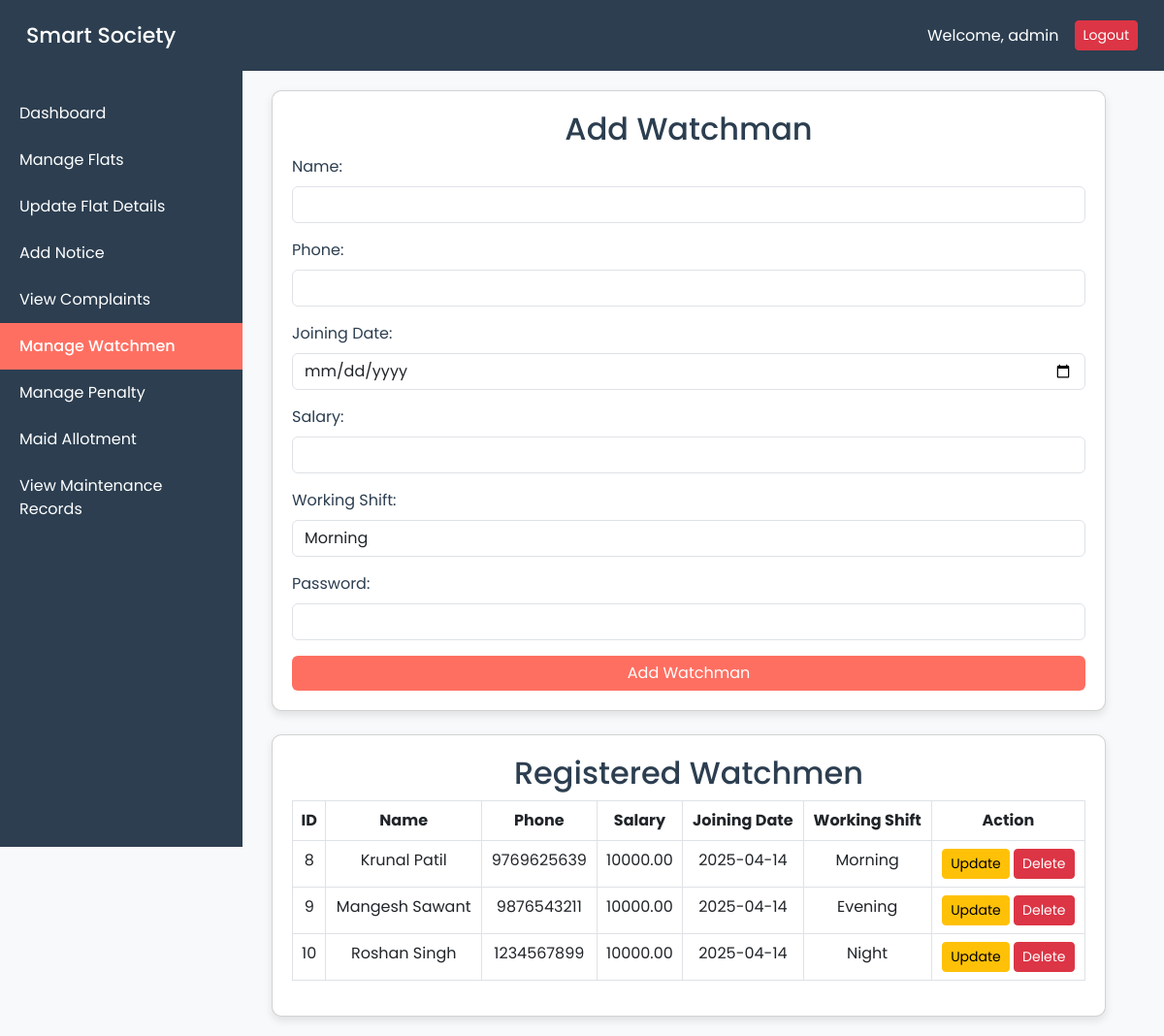
Page /Admin/add_watchman.php (signed in) on the committed database.
### tables this page shows
CREATE TABLE `watchmen` (
  `watchman_id` int(11) NOT NULL,
  `name` varchar(100) NOT NULL,
  `phone` varchar(15) DEFAULT NULL,
  `password` varchar(255) NOT NULL,
  `joining_date` date NOT NULL,
  `salary` decimal(10,2) NOT NULL,
  `working_shift` enum('morning','evening','night') NOT NULL
);

### Admin/add_watchman.php (the view, shortened to what this page needs)
<?php
include_once('../config/db_connection.php');
$admin_username = $_SESSION['admin_username'];
$watchmen_query = "SELECT * FROM Watchmen";
$watchmen_result = mysqli_query($conn, $watchmen_query);
?>
<!DOCTYPE html>
<html lang="en">
<head>
    <link rel="stylesheet" href="https://cdn.jsdelivr.net/npm/bootstrap@5.3.0/dist/css/bootstrap.min.css">
</head>
<body>
    <nav class="navbar navbar-expand-lg navbar-dark">
        <div class="container-fluid">
            <a class="navbar-brand" href="#">Smart Society</a>
            <span class="navbar-text ms-auto me-3">Welcome, <?php echo htmlspecialchars($admin_username); ?></span>
            <a href="admin_logout.php" class="btn btn-danger btn-sm">Logout</a>
        </div>
    </nav>
    <div class="sidebar">
        <ul>
            <li><a href="admin_dashboard.php">Dashboard</a></li>
            <li><a href="add_allotment.php">Manage Flats</a></li>
            <li><a href="update_flat_details.php">Update Flat Details</a></li>
            <li><a href="add_notice.php">Add Notice</a></li>
            <li><a href="view_complaints.php">View Complaints</a></li>
            <li><a href="add_watchman.php" class="active">Manage Watchmen</a></li>
            <li><a href="add_penalty.php">Manage Penalty</a></li>
            <li><a href="add_maid.php">Maid Allotment</a></li>
            <li><a href="view_maintenance.php">View Maintenance Records</a></li>
        </ul>
    </div>
    <div class="container">
        <div class="card">
            <h2 class="text-center">Add Watchman</h2>
            <form method="post">
                <div class="mb-3">
                    <label class="form-label">Name:</label>
                    <input type="text" name="name" class="form-control" required>
                </div>
                <div class="mb-3">
                    <label class="form-label">Phone:</label>
                    <input type="text" name="phone" class="form-control" required>
                </div>
                <div class="mb-3">
                    <label class="form-label">Joining Date:</label>
                    <input type="date" name="joining_date" class="form-control" required>
                </div>
                <div class="mb-3">
                    <label class="form-label">Salary:</label>
                    <input type="number" name="salary" class="form-control" required>
                </div>
                <div class="mb-3">
                    <label class="form-label">Working Shift:</label>
                    <select name="working_shift" class="form-control" required>
                        <option value="morning">Morning</option>
                    </select>
                </div>
                <div class="mb-3">
                    <label class="form-label">Password:</label>
                    <input type="password" name="password" class="form-control" required>
                </div>
                <button type="submit" name="add_watchman" class="btn btn-primary w-100">Add Watchman</button>
            </form>
        </div>
        <div class="card mt-4">
            <h2 class="text-center">Registered Watchmen</h2>
            <table class="table table-bordered">
                <tr>
                    <th>ID</th>
                    <th>Name</th>
                    <th>Phone</th>
                    <th>Salary</th>
                    <th>Joining Date</th>
                    <th>Working Shift</th>
                    <th>Action</th>
                </tr>
                <?php while ($row = mysqli_fetch_assoc($watchmen_result)) { ?>
                    <tr>
                        <td><?php echo $row['watchman_id']; ?></td>
                        <td><?php echo $row['name']; ?></td>
                        <td><?php echo $row['phone']; ?></td>
                        <td><?php echo $row['salary']; ?></td>
                        <td><?php echo date('Y-m-d', strtotime($row['joining_date'])); ?></td>
                        <td><?php echo ucfirst($row['working_shift']); ?></td>
                        <td>
                            <a href="update_watchman.php?id=<?php echo $row['watchman_id']; ?>" class="btn btn-warning btn-sm">Update</a>
                            <a href="delete_watchman.php?id=<?php echo $row['watchman_id']; ?>" class="btn btn-danger btn-sm" onclick="return confirm('Are you sure you want to delete this watchman?');">Delete</a>
                        </td>
                    </tr>
                <?php } ?>
            </table>
        </div>
    </div>
</body>
</html>

### Admin/add_watchman.php (style rules this page uses)
body { font-family: 'Poppins', sans-serif; margin: 0; padding: 0; background-color: #f8f9fa; }
.navbar { background-color: #2c3e50; padding: 15px; position: sticky; top: 0; width: 100%; z-index: 1000; }
.navbar-brand { color: #ffffff !important; font-weight: 500; font-size: 22px; }
.navbar-text { color: #ffffff; font-weight: 400; font-size: 16px; }
.container { margin-left: 260px; padding: 20px; width: calc(100% - 300px); color: #2c3e50; }
.card { border-radius: 10px; box-shadow: 0 4px 8px rgba(0, 0, 0, 0.1); background: white; color: #2c3e50; padding: 20px; }
.btn-primary { background-color: #ff6f61; border: none; }
.sidebar { position: fixed; left: 0; height: 100vh; width: 250px; background: #2c3e50; padding-top: 20px; overflow-y: auto; }
.sidebar ul { list-style: none; padding: 0; margin: 0; }
.sidebar ul li a { display: block; padding: 12px 20px; color: #ffffff; text-decoration: none; font-size: 16px; font-weight: 400; transition: background 0.3s ease; }
.sidebar ul li a:hover, .sidebar ul li a.active { background-color: #ff6f61; font-weight: 500; }
th, td { padding: 12px; text-align: center; border-bottom: 1px solid #ddd; color: #2c3e50; }
th { background-color: #ff6f61; color: #2c3e50; }

### rows in the picture
watchmen: watchman_id "8", name "Krunal Patil", phone "9769625639", salary "10000.00", joining_date "2025-04-14", working_shift "Morning"
watchmen: watchman_id "9", name "Mangesh Sawant", phone "9876543211", salary "10000.00", joining_date "2025-04-14", working_shift "Evening"
watchmen: watchman_id "10", name "Roshan Singh", phone "1234567899", salary "10000.00", joining_date "2025-04-14", working_shift "Night"

### other values in the picture
$admin_username "admin"
